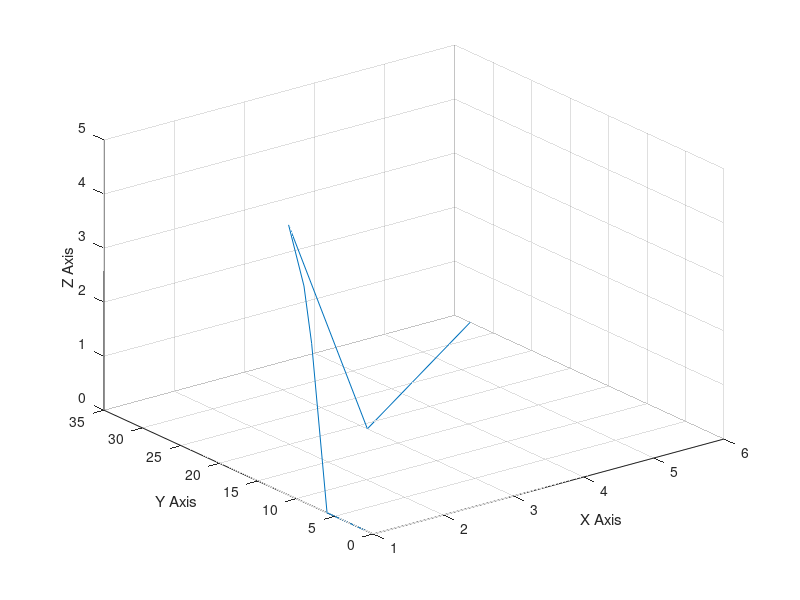

Recreate this plot in MATLAB.
x=[1 1 1 1 1 1 1 3 6];
y=[1 2 3 6 8 9 11 19 33];
z=[0 0 0 0 3 4 5 0 0];
plot3(x,y,z);
xlabel('X Axis');
ylabel('Y Axis');
zlabel('Z Axis')
grid on


